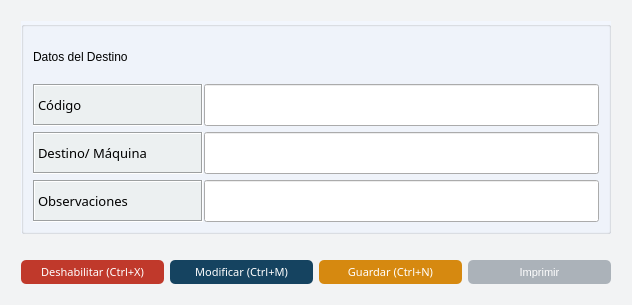
<?xml version="1.0" encoding="UTF-8"?>
<ui version="4.0">
 <class>Detalle_Operario</class>
 <widget class="QWidget" name="Detalle_Operario">
  <property name="geometry">
   <rect>
    <x>0</x>
    <y>0</y>
    <width>632</width>
    <height>305</height>
   </rect>
  </property>
  <property name="sizePolicy">
   <sizepolicy hsizetype="Preferred" vsizetype="Expanding">
    <horstretch>0</horstretch>
    <verstretch>0</verstretch>
   </sizepolicy>
  </property>
  <property name="palette">
   <palette>
    <active>
     <colorrole role="WindowText">
      <brush brushstyle="SolidPattern">
       <color alpha="255">
        <red>0</red>
        <green>0</green>
        <blue>0</blue>
       </color>
      </brush>
     </colorrole>
     <colorrole role="Button">
      <brush brushstyle="SolidPattern">
       <color alpha="255">
        <red>242</red>
        <green>243</green>
        <blue>244</blue>
       </color>
      </brush>
     </colorrole>
     <colorrole role="Light">
      <brush brushstyle="SolidPattern">
       <color alpha="255">
        <red>255</red>
        <green>255</green>
        <blue>255</blue>
       </color>
      </brush>
     </colorrole>
     <colorrole role="Midlight">
      <brush brushstyle="SolidPattern">
       <color alpha="255">
        <red>248</red>
        <green>249</green>
        <blue>249</blue>
       </color>
      </brush>
     </colorrole>
     <colorrole role="Dark">
      <brush brushstyle="SolidPattern">
       <color alpha="255">
        <red>121</red>
        <green>121</green>
        <blue>122</blue>
       </color>
      </brush>
     </colorrole>
     <colorrole role="Mid">
      <brush brushstyle="SolidPattern">
       <color alpha="255">
        <red>161</red>
        <green>162</green>
        <blue>163</blue>
       </color>
      </brush>
     </colorrole>
     <colorrole role="Text">
      <brush brushstyle="SolidPattern">
       <color alpha="255">
        <red>0</red>
        <green>0</green>
        <blue>0</blue>
       </color>
      </brush>
     </colorrole>
     <colorrole role="BrightText">
      <brush brushstyle="SolidPattern">
       <color alpha="255">
        <red>255</red>
        <green>255</green>
        <blue>255</blue>
       </color>
      </brush>
     </colorrole>
     <colorrole role="ButtonText">
      <brush brushstyle="SolidPattern">
       <color alpha="255">
        <red>0</red>
        <green>0</green>
        <blue>0</blue>
       </color>
      </brush>
     </colorrole>
     <colorrole role="Base">
      <brush brushstyle="SolidPattern">
       <color alpha="255">
        <red>255</red>
        <green>255</green>
        <blue>255</blue>
       </color>
      </brush>
     </colorrole>
     <colorrole role="Window">
      <brush brushstyle="SolidPattern">
       <color alpha="255">
        <red>242</red>
        <green>243</green>
        <blue>244</blue>
       </color>
      </brush>
     </colorrole>
     <colorrole role="Shadow">
      <brush brushstyle="SolidPattern">
       <color alpha="255">
        <red>0</red>
        <green>0</green>
        <blue>0</blue>
       </color>
      </brush>
     </colorrole>
     <colorrole role="AlternateBase">
      <brush brushstyle="SolidPattern">
       <color alpha="255">
        <red>248</red>
        <green>249</green>
        <blue>249</blue>
       </color>
      </brush>
     </colorrole>
     <colorrole role="ToolTipBase">
      <brush brushstyle="SolidPattern">
       <color alpha="255">
        <red>255</red>
        <green>255</green>
        <blue>220</blue>
       </color>
      </brush>
     </colorrole>
     <colorrole role="ToolTipText">
      <brush brushstyle="SolidPattern">
       <color alpha="255">
        <red>0</red>
        <green>0</green>
        <blue>0</blue>
       </color>
      </brush>
     </colorrole>
    </active>
    <inactive>
     <colorrole role="WindowText">
      <brush brushstyle="SolidPattern">
       <color alpha="255">
        <red>0</red>
        <green>0</green>
        <blue>0</blue>
       </color>
      </brush>
     </colorrole>
     <colorrole role="Button">
      <brush brushstyle="SolidPattern">
       <color alpha="255">
        <red>242</red>
        <green>243</green>
        <blue>244</blue>
       </color>
      </brush>
     </colorrole>
     <colorrole role="Light">
      <brush brushstyle="SolidPattern">
       <color alpha="255">
        <red>255</red>
        <green>255</green>
        <blue>255</blue>
       </color>
      </brush>
     </colorrole>
     <colorrole role="Midlight">
      <brush brushstyle="SolidPattern">
       <color alpha="255">
        <red>248</red>
        <green>249</green>
        <blue>249</blue>
       </color>
      </brush>
     </colorrole>
     <colorrole role="Dark">
      <brush brushstyle="SolidPattern">
       <color alpha="255">
        <red>121</red>
        <green>121</green>
        <blue>122</blue>
       </color>
      </brush>
     </colorrole>
     <colorrole role="Mid">
      <brush brushstyle="SolidPattern">
       <color alpha="255">
        <red>161</red>
        <green>162</green>
        <blue>163</blue>
       </color>
      </brush>
     </colorrole>
     <colorrole role="Text">
      <brush brushstyle="SolidPattern">
       <color alpha="255">
        <red>0</red>
        <green>0</green>
        <blue>0</blue>
       </color>
      </brush>
     </colorrole>
     <colorrole role="BrightText">
      <brush brushstyle="SolidPattern">
       <color alpha="255">
        <red>255</red>
        <green>255</green>
        <blue>255</blue>
       </color>
      </brush>
     </colorrole>
     <colorrole role="ButtonText">
      <brush brushstyle="SolidPattern">
       <color alpha="255">
        <red>0</red>
        <green>0</green>
        <blue>0</blue>
       </color>
      </brush>
     </colorrole>
     <colorrole role="Base">
      <brush brushstyle="SolidPattern">
       <color alpha="255">
        <red>255</red>
        <green>255</green>
        <blue>255</blue>
       </color>
      </brush>
     </colorrole>
     <colorrole role="Window">
      <brush brushstyle="SolidPattern">
       <color alpha="255">
        <red>242</red>
        <green>243</green>
        <blue>244</blue>
       </color>
      </brush>
     </colorrole>
     <colorrole role="Shadow">
      <brush brushstyle="SolidPattern">
       <color alpha="255">
        <red>0</red>
        <green>0</green>
        <blue>0</blue>
       </color>
      </brush>
     </colorrole>
     <colorrole role="AlternateBase">
      <brush brushstyle="SolidPattern">
       <color alpha="255">
        <red>248</red>
        <green>249</green>
        <blue>249</blue>
       </color>
      </brush>
     </colorrole>
     <colorrole role="ToolTipBase">
      <brush brushstyle="SolidPattern">
       <color alpha="255">
        <red>255</red>
        <green>255</green>
        <blue>220</blue>
       </color>
      </brush>
     </colorrole>
     <colorrole role="ToolTipText">
      <brush brushstyle="SolidPattern">
       <color alpha="255">
        <red>0</red>
        <green>0</green>
        <blue>0</blue>
       </color>
      </brush>
     </colorrole>
    </inactive>
    <disabled>
     <colorrole role="WindowText">
      <brush brushstyle="SolidPattern">
       <color alpha="255">
        <red>121</red>
        <green>121</green>
        <blue>122</blue>
       </color>
      </brush>
     </colorrole>
     <colorrole role="Button">
      <brush brushstyle="SolidPattern">
       <color alpha="255">
        <red>242</red>
        <green>243</green>
        <blue>244</blue>
       </color>
      </brush>
     </colorrole>
     <colorrole role="Light">
      <brush brushstyle="SolidPattern">
       <color alpha="255">
        <red>255</red>
        <green>255</green>
        <blue>255</blue>
       </color>
      </brush>
     </colorrole>
     <colorrole role="Midlight">
      <brush brushstyle="SolidPattern">
       <color alpha="255">
        <red>248</red>
        <green>249</green>
        <blue>249</blue>
       </color>
      </brush>
     </colorrole>
     <colorrole role="Dark">
      <brush brushstyle="SolidPattern">
       <color alpha="255">
        <red>121</red>
        <green>121</green>
        <blue>122</blue>
       </color>
      </brush>
     </colorrole>
     <colorrole role="Mid">
      <brush brushstyle="SolidPattern">
       <color alpha="255">
        <red>161</red>
        <green>162</green>
        <blue>163</blue>
       </color>
      </brush>
     </colorrole>
     <colorrole role="Text">
      <brush brushstyle="SolidPattern">
       <color alpha="255">
        <red>121</red>
        <green>121</green>
        <blue>122</blue>
       </color>
      </brush>
     </colorrole>
     <colorrole role="BrightText">
      <brush brushstyle="SolidPattern">
       <color alpha="255">
        <red>255</red>
        <green>255</green>
        <blue>255</blue>
       </color>
      </brush>
     </colorrole>
     <colorrole role="ButtonText">
      <brush brushstyle="SolidPattern">
       <color alpha="255">
        <red>121</red>
        <green>121</green>
        <blue>122</blue>
       </color>
      </brush>
     </colorrole>
     <colorrole role="Base">
      <brush brushstyle="SolidPattern">
       <color alpha="255">
        <red>242</red>
        <green>243</green>
        <blue>244</blue>
       </color>
      </brush>
     </colorrole>
     <colorrole role="Window">
      <brush brushstyle="SolidPattern">
       <color alpha="255">
        <red>242</red>
        <green>243</green>
        <blue>244</blue>
       </color>
      </brush>
     </colorrole>
     <colorrole role="Shadow">
      <brush brushstyle="SolidPattern">
       <color alpha="255">
        <red>0</red>
        <green>0</green>
        <blue>0</blue>
       </color>
      </brush>
     </colorrole>
     <colorrole role="AlternateBase">
      <brush brushstyle="SolidPattern">
       <color alpha="255">
        <red>242</red>
        <green>243</green>
        <blue>244</blue>
       </color>
      </brush>
     </colorrole>
     <colorrole role="ToolTipBase">
      <brush brushstyle="SolidPattern">
       <color alpha="255">
        <red>255</red>
        <green>255</green>
        <blue>220</blue>
       </color>
      </brush>
     </colorrole>
     <colorrole role="ToolTipText">
      <brush brushstyle="SolidPattern">
       <color alpha="255">
        <red>0</red>
        <green>0</green>
        <blue>0</blue>
       </color>
      </brush>
     </colorrole>
    </disabled>
   </palette>
  </property>
  <property name="windowTitle">
   <string notr="true">Detalles de operario</string>
  </property>
  <property name="windowOpacity">
   <double>13.000000000000000</double>
  </property>
  <layout class="QGridLayout" name="gridLayout_3">
   <item row="0" column="0">
    <layout class="QGridLayout" name="gridLayout" rowstretch="90,0,10" columnstretch="20,0">
     <property name="leftMargin">
      <number>10</number>
     </property>
     <property name="topMargin">
      <number>10</number>
     </property>
     <property name="rightMargin">
      <number>10</number>
     </property>
     <property name="bottomMargin">
      <number>10</number>
     </property>
     <item row="2" column="0" colspan="2">
      <layout class="QHBoxLayout" name="horizontalLayout" stretch="20,20,20,20">
       <item>
        <widget class="QPushButton" name="btn_deshabilitar">
         <property name="sizePolicy">
          <sizepolicy hsizetype="Expanding" vsizetype="Expanding">
           <horstretch>0</horstretch>
           <verstretch>0</verstretch>
          </sizepolicy>
         </property>
         <property name="palette">
          <palette>
           <active>
            <colorrole role="WindowText">
             <brush brushstyle="SolidPattern">
              <color alpha="255">
               <red>255</red>
               <green>255</green>
               <blue>255</blue>
              </color>
             </brush>
            </colorrole>
            <colorrole role="Button">
             <brush brushstyle="SolidPattern">
              <color alpha="255">
               <red>192</red>
               <green>57</green>
               <blue>43</blue>
              </color>
             </brush>
            </colorrole>
            <colorrole role="Light">
             <brush brushstyle="SolidPattern">
              <color alpha="255">
               <red>127</red>
               <green>255</green>
               <blue>191</blue>
              </color>
             </brush>
            </colorrole>
            <colorrole role="Midlight">
             <brush brushstyle="SolidPattern">
              <color alpha="255">
               <red>106</red>
               <green>212</green>
               <blue>159</blue>
              </color>
             </brush>
            </colorrole>
            <colorrole role="Dark">
             <brush brushstyle="SolidPattern">
              <color alpha="255">
               <red>42</red>
               <green>85</green>
               <blue>63</blue>
              </color>
             </brush>
            </colorrole>
            <colorrole role="Mid">
             <brush brushstyle="SolidPattern">
              <color alpha="255">
               <red>56</red>
               <green>113</green>
               <blue>84</blue>
              </color>
             </brush>
            </colorrole>
            <colorrole role="Text">
             <brush brushstyle="SolidPattern">
              <color alpha="255">
               <red>255</red>
               <green>255</green>
               <blue>255</blue>
              </color>
             </brush>
            </colorrole>
            <colorrole role="BrightText">
             <brush brushstyle="SolidPattern">
              <color alpha="255">
               <red>255</red>
               <green>255</green>
               <blue>255</blue>
              </color>
             </brush>
            </colorrole>
            <colorrole role="ButtonText">
             <brush brushstyle="SolidPattern">
              <color alpha="255">
               <red>255</red>
               <green>255</green>
               <blue>255</blue>
              </color>
             </brush>
            </colorrole>
            <colorrole role="Base">
             <brush brushstyle="SolidPattern">
              <color alpha="255">
               <red>192</red>
               <green>57</green>
               <blue>43</blue>
              </color>
             </brush>
            </colorrole>
            <colorrole role="Window">
             <brush brushstyle="SolidPattern">
              <color alpha="255">
               <red>192</red>
               <green>57</green>
               <blue>43</blue>
              </color>
             </brush>
            </colorrole>
            <colorrole role="Shadow">
             <brush brushstyle="SolidPattern">
              <color alpha="255">
               <red>0</red>
               <green>0</green>
               <blue>0</blue>
              </color>
             </brush>
            </colorrole>
            <colorrole role="AlternateBase">
             <brush brushstyle="SolidPattern">
              <color alpha="255">
               <red>170</red>
               <green>212</green>
               <blue>191</blue>
              </color>
             </brush>
            </colorrole>
            <colorrole role="ToolTipBase">
             <brush brushstyle="SolidPattern">
              <color alpha="255">
               <red>255</red>
               <green>255</green>
               <blue>220</blue>
              </color>
             </brush>
            </colorrole>
            <colorrole role="ToolTipText">
             <brush brushstyle="SolidPattern">
              <color alpha="255">
               <red>0</red>
               <green>0</green>
               <blue>0</blue>
              </color>
             </brush>
            </colorrole>
           </active>
           <inactive>
            <colorrole role="WindowText">
             <brush brushstyle="SolidPattern">
              <color alpha="255">
               <red>255</red>
               <green>255</green>
               <blue>255</blue>
              </color>
             </brush>
            </colorrole>
            <colorrole role="Button">
             <brush brushstyle="SolidPattern">
              <color alpha="255">
               <red>192</red>
               <green>57</green>
               <blue>43</blue>
              </color>
             </brush>
            </colorrole>
            <colorrole role="Light">
             <brush brushstyle="SolidPattern">
              <color alpha="255">
               <red>127</red>
               <green>255</green>
               <blue>191</blue>
              </color>
             </brush>
            </colorrole>
            <colorrole role="Midlight">
             <brush brushstyle="SolidPattern">
              <color alpha="255">
               <red>106</red>
               <green>212</green>
               <blue>159</blue>
              </color>
             </brush>
            </colorrole>
            <colorrole role="Dark">
             <brush brushstyle="SolidPattern">
              <color alpha="255">
               <red>42</red>
               <green>85</green>
               <blue>63</blue>
              </color>
             </brush>
            </colorrole>
            <colorrole role="Mid">
             <brush brushstyle="SolidPattern">
              <color alpha="255">
               <red>56</red>
               <green>113</green>
               <blue>84</blue>
              </color>
             </brush>
            </colorrole>
            <colorrole role="Text">
             <brush brushstyle="SolidPattern">
              <color alpha="255">
               <red>255</red>
               <green>255</green>
               <blue>255</blue>
              </color>
             </brush>
            </colorrole>
            <colorrole role="BrightText">
             <brush brushstyle="SolidPattern">
              <color alpha="255">
               <red>255</red>
               <green>255</green>
               <blue>255</blue>
              </color>
             </brush>
            </colorrole>
            <colorrole role="ButtonText">
             <brush brushstyle="SolidPattern">
              <color alpha="255">
               <red>255</red>
               <green>255</green>
               <blue>255</blue>
              </color>
             </brush>
            </colorrole>
            <colorrole role="Base">
             <brush brushstyle="SolidPattern">
              <color alpha="255">
               <red>192</red>
               <green>57</green>
               <blue>43</blue>
              </color>
             </brush>
            </colorrole>
            <colorrole role="Window">
             <brush brushstyle="SolidPattern">
              <color alpha="255">
               <red>192</red>
               <green>57</green>
               <blue>43</blue>
              </color>
             </brush>
            </colorrole>
            <colorrole role="Shadow">
             <brush brushstyle="SolidPattern">
              <color alpha="255">
               <red>0</red>
               <green>0</green>
               <blue>0</blue>
              </color>
             </brush>
            </colorrole>
            <colorrole role="AlternateBase">
             <brush brushstyle="SolidPattern">
              <color alpha="255">
               <red>170</red>
               <green>212</green>
               <blue>191</blue>
              </color>
             </brush>
            </colorrole>
            <colorrole role="ToolTipBase">
             <brush brushstyle="SolidPattern">
              <color alpha="255">
               <red>255</red>
               <green>255</green>
               <blue>220</blue>
              </color>
             </brush>
            </colorrole>
            <colorrole role="ToolTipText">
             <brush brushstyle="SolidPattern">
              <color alpha="255">
               <red>0</red>
               <green>0</green>
               <blue>0</blue>
              </color>
             </brush>
            </colorrole>
           </inactive>
           <disabled>
            <colorrole role="WindowText">
             <brush brushstyle="SolidPattern">
              <color alpha="255">
               <red>255</red>
               <green>255</green>
               <blue>255</blue>
              </color>
             </brush>
            </colorrole>
            <colorrole role="Button">
             <brush brushstyle="SolidPattern">
              <color alpha="255">
               <red>192</red>
               <green>57</green>
               <blue>43</blue>
              </color>
             </brush>
            </colorrole>
            <colorrole role="Light">
             <brush brushstyle="SolidPattern">
              <color alpha="255">
               <red>127</red>
               <green>255</green>
               <blue>191</blue>
              </color>
             </brush>
            </colorrole>
            <colorrole role="Midlight">
             <brush brushstyle="SolidPattern">
              <color alpha="255">
               <red>106</red>
               <green>212</green>
               <blue>159</blue>
              </color>
             </brush>
            </colorrole>
            <colorrole role="Dark">
             <brush brushstyle="SolidPattern">
              <color alpha="255">
               <red>42</red>
               <green>85</green>
               <blue>63</blue>
              </color>
             </brush>
            </colorrole>
            <colorrole role="Mid">
             <brush brushstyle="SolidPattern">
              <color alpha="255">
               <red>56</red>
               <green>113</green>
               <blue>84</blue>
              </color>
             </brush>
            </colorrole>
            <colorrole role="Text">
             <brush brushstyle="SolidPattern">
              <color alpha="255">
               <red>255</red>
               <green>255</green>
               <blue>255</blue>
              </color>
             </brush>
            </colorrole>
            <colorrole role="BrightText">
             <brush brushstyle="SolidPattern">
              <color alpha="255">
               <red>255</red>
               <green>255</green>
               <blue>255</blue>
              </color>
             </brush>
            </colorrole>
            <colorrole role="ButtonText">
             <brush brushstyle="SolidPattern">
              <color alpha="255">
               <red>255</red>
               <green>255</green>
               <blue>255</blue>
              </color>
             </brush>
            </colorrole>
            <colorrole role="Base">
             <brush brushstyle="SolidPattern">
              <color alpha="255">
               <red>192</red>
               <green>57</green>
               <blue>43</blue>
              </color>
             </brush>
            </colorrole>
            <colorrole role="Window">
             <brush brushstyle="SolidPattern">
              <color alpha="255">
               <red>192</red>
               <green>57</green>
               <blue>43</blue>
              </color>
             </brush>
            </colorrole>
            <colorrole role="Shadow">
             <brush brushstyle="SolidPattern">
              <color alpha="255">
               <red>0</red>
               <green>0</green>
               <blue>0</blue>
              </color>
             </brush>
            </colorrole>
            <colorrole role="AlternateBase">
             <brush brushstyle="SolidPattern">
              <color alpha="255">
               <red>85</red>
               <green>170</green>
               <blue>127</blue>
              </color>
             </brush>
            </colorrole>
            <colorrole role="ToolTipBase">
             <brush brushstyle="SolidPattern">
              <color alpha="255">
               <red>255</red>
               <green>255</green>
               <blue>220</blue>
              </color>
             </brush>
            </colorrole>
            <colorrole role="ToolTipText">
             <brush brushstyle="SolidPattern">
              <color alpha="255">
               <red>0</red>
               <green>0</green>
               <blue>0</blue>
              </color>
             </brush>
            </colorrole>
           </disabled>
          </palette>
         </property>
         <property name="font">
          <font>
           <family>Ariall</family>
           <pointsize>-1</pointsize>
          </font>
         </property>
         <property name="styleSheet">
          <string notr="true">#btn_deshabilitar{
	background-color: #C0392B ;
	color: #ffffff;
	font-family: 'Ariall';
	font-size: 11px;
	border-radius: 5px;
	}

#btn_deshabilitar:hover{
	background-color: #DF013A;
	}
</string>
         </property>
         <property name="text">
          <string>Deshabilitar (Ctrl+X)</string>
         </property>
         <property name="icon">
          <iconset>
           <normaloff>../ico/remove_from_database.ico</normaloff>../ico/remove_from_database.ico</iconset>
         </property>
         <property name="iconSize">
          <size>
           <width>40</width>
           <height>40</height>
          </size>
         </property>
        </widget>
       </item>
       <item>
        <widget class="QPushButton" name="btn_modificar">
         <property name="sizePolicy">
          <sizepolicy hsizetype="Expanding" vsizetype="Expanding">
           <horstretch>0</horstretch>
           <verstretch>0</verstretch>
          </sizepolicy>
         </property>
         <property name="font">
          <font>
           <family>Ariall</family>
           <pointsize>-1</pointsize>
          </font>
         </property>
         <property name="styleSheet">
          <string notr="true">/*Estilos para el botón*/
#btn_modificar{
	background-color: #154360;
	color: #ffffff;
	font-family: 'Ariall';
	font-size: 11px;
	border-radius: 5px;
	}

#btn_modificar:hover{
	background-color: #0101DF;
	}

</string>
         </property>
         <property name="text">
          <string>Modificar (Ctrl+M)</string>
         </property>
         <property name="icon">
          <iconset>
           <normaloff>../ico/edit.ico</normaloff>../ico/edit.ico</iconset>
         </property>
         <property name="iconSize">
          <size>
           <width>40</width>
           <height>40</height>
          </size>
         </property>
         <property name="checkable">
          <bool>false</bool>
         </property>
         <property name="autoDefault">
          <bool>false</bool>
         </property>
        </widget>
       </item>
       <item>
        <widget class="QPushButton" name="btn_nuevo">
         <property name="sizePolicy">
          <sizepolicy hsizetype="Expanding" vsizetype="Expanding">
           <horstretch>0</horstretch>
           <verstretch>0</verstretch>
          </sizepolicy>
         </property>
         <property name="font">
          <font>
           <family>Ariall</family>
           <pointsize>-1</pointsize>
          </font>
         </property>
         <property name="styleSheet">
          <string notr="true">/*Estilos para el botón*/

#btn_nuevo{
	background-color: #D68910  ;
	color: #ffffff;
	font-family: 'Ariall';
	font-size: 11px;
	border-radius: 5px;
	}

#btn_nuevo:hover{
	background-color: #F1C40F ;
	}

</string>
         </property>
         <property name="text">
          <string>Guardar (Ctrl+N)</string>
         </property>
         <property name="icon">
          <iconset>
           <normaloff>../ico/save.ico</normaloff>../ico/save.ico</iconset>
         </property>
         <property name="iconSize">
          <size>
           <width>40</width>
           <height>40</height>
          </size>
         </property>
        </widget>
       </item>
       <item>
        <widget class="QPushButton" name="btn_imprimir">
         <property name="sizePolicy">
          <sizepolicy hsizetype="Expanding" vsizetype="Expanding">
           <horstretch>0</horstretch>
           <verstretch>0</verstretch>
          </sizepolicy>
         </property>
         <property name="styleSheet">
          <string notr="true">#btn_imprimir{
	background-color: #ABB2B9;
	color: #ffffff;
	font-family: 'Ariall';
	font-size: 11px;
	border-radius: 5px;
	}

#btn_imprimir:hover{
	background-color: #D0D3D4 ;
	}</string>
         </property>
         <property name="text">
          <string>Imprimir</string>
         </property>
         <property name="icon">
          <iconset>
           <normaloff>../ico/hardware-page-peripheral-print-printer-icon--icon-search-engine-13.png</normaloff>../ico/hardware-page-peripheral-print-printer-icon--icon-search-engine-13.png</iconset>
         </property>
         <property name="iconSize">
          <size>
           <width>40</width>
           <height>40</height>
          </size>
         </property>
        </widget>
       </item>
      </layout>
     </item>
     <item row="0" column="0" colspan="2">
      <widget class="QGroupBox" name="groupBox_2">
       <property name="font">
        <font>
         <family>Arial</family>
         <pointsize>10</pointsize>
         <weight>75</weight>
         <bold>true</bold>
        </font>
       </property>
       <property name="styleSheet">
        <string notr="true">#groupBox_2{
	background-color: #F2F6FD;
	}</string>
       </property>
       <property name="title">
        <string/>
       </property>
       <layout class="QGridLayout" name="gridLayout_5" columnstretch="30,70">
        <property name="horizontalSpacing">
         <number>1</number>
        </property>
        <item row="3" column="1">
         <widget class="QLineEdit" name="ope_nombre">
          <property name="enabled">
           <bool>true</bool>
          </property>
          <property name="sizePolicy">
           <sizepolicy hsizetype="Expanding" vsizetype="Expanding">
            <horstretch>0</horstretch>
            <verstretch>0</verstretch>
           </sizepolicy>
          </property>
          <property name="font">
           <font>
            <family>DokChampa</family>
            <pointsize>10</pointsize>
            <weight>50</weight>
            <bold>false</bold>
           </font>
          </property>
          <property name="text">
           <string/>
          </property>
         </widget>
        </item>
        <item row="1" column="1">
         <widget class="QLineEdit" name="ope_legajo">
          <property name="sizePolicy">
           <sizepolicy hsizetype="Expanding" vsizetype="Expanding">
            <horstretch>0</horstretch>
            <verstretch>0</verstretch>
           </sizepolicy>
          </property>
          <property name="font">
           <font>
            <family>DokChampa</family>
            <pointsize>10</pointsize>
            <weight>50</weight>
            <bold>false</bold>
           </font>
          </property>
          <property name="text">
           <string/>
          </property>
         </widget>
        </item>
        <item row="1" column="0">
         <widget class="QLabel" name="label_legajo">
          <property name="sizePolicy">
           <sizepolicy hsizetype="Expanding" vsizetype="Expanding">
            <horstretch>0</horstretch>
            <verstretch>0</verstretch>
           </sizepolicy>
          </property>
          <property name="font">
           <font>
            <family>DokChampa</family>
            <pointsize>10</pointsize>
            <weight>50</weight>
            <bold>false</bold>
           </font>
          </property>
          <property name="styleSheet">
           <string notr="true">#label_legajo{
	background-color: #ECF0F1;
	}</string>
          </property>
          <property name="frameShape">
           <enum>QFrame::Box</enum>
          </property>
          <property name="frameShadow">
           <enum>QFrame::Sunken</enum>
          </property>
          <property name="text">
           <string>Código</string>
          </property>
         </widget>
        </item>
        <item row="3" column="0">
         <widget class="QLabel" name="label_nombre">
          <property name="sizePolicy">
           <sizepolicy hsizetype="Expanding" vsizetype="Preferred">
            <horstretch>0</horstretch>
            <verstretch>0</verstretch>
           </sizepolicy>
          </property>
          <property name="font">
           <font>
            <family>DokChampa</family>
            <pointsize>10</pointsize>
            <weight>50</weight>
            <bold>false</bold>
           </font>
          </property>
          <property name="styleSheet">
           <string notr="true">#label_nombre{
	background-color: #ECF0F1;
	}</string>
          </property>
          <property name="frameShape">
           <enum>QFrame::Box</enum>
          </property>
          <property name="frameShadow">
           <enum>QFrame::Sunken</enum>
          </property>
          <property name="text">
           <string>Observaciones</string>
          </property>
         </widget>
        </item>
        <item row="2" column="1">
         <widget class="QLineEdit" name="ope_apellido">
          <property name="sizePolicy">
           <sizepolicy hsizetype="Expanding" vsizetype="Expanding">
            <horstretch>0</horstretch>
            <verstretch>0</verstretch>
           </sizepolicy>
          </property>
          <property name="font">
           <font>
            <family>DokChampa</family>
            <pointsize>10</pointsize>
            <weight>50</weight>
            <bold>false</bold>
           </font>
          </property>
          <property name="text">
           <string/>
          </property>
         </widget>
        </item>
        <item row="2" column="0">
         <widget class="QLabel" name="label_apellido">
          <property name="sizePolicy">
           <sizepolicy hsizetype="Expanding" vsizetype="Expanding">
            <horstretch>0</horstretch>
            <verstretch>0</verstretch>
           </sizepolicy>
          </property>
          <property name="font">
           <font>
            <family>DokChampa</family>
            <pointsize>10</pointsize>
            <weight>50</weight>
            <bold>false</bold>
           </font>
          </property>
          <property name="styleSheet">
           <string notr="true">#label_apellido{
	background-color: #ECF0F1;
	}</string>
          </property>
          <property name="frameShape">
           <enum>QFrame::Box</enum>
          </property>
          <property name="frameShadow">
           <enum>QFrame::Sunken</enum>
          </property>
          <property name="text">
           <string>Destino/ Máquina</string>
          </property>
         </widget>
        </item>
        <item row="0" column="0">
         <widget class="QLabel" name="label">
          <property name="sizePolicy">
           <sizepolicy hsizetype="Expanding" vsizetype="Expanding">
            <horstretch>0</horstretch>
            <verstretch>0</verstretch>
           </sizepolicy>
          </property>
          <property name="text">
           <string>Datos del Destino</string>
          </property>
         </widget>
        </item>
       </layout>
      </widget>
     </item>
     <item row="1" column="0" colspan="2">
      <spacer name="horizontalSpacer">
       <property name="orientation">
        <enum>Qt::Horizontal</enum>
       </property>
       <property name="sizeHint" stdset="0">
        <size>
         <width>40</width>
         <height>20</height>
        </size>
       </property>
      </spacer>
     </item>
    </layout>
   </item>
  </layout>
 </widget>
 <tabstops>
  <tabstop>ope_legajo</tabstop>
  <tabstop>ope_apellido</tabstop>
  <tabstop>ope_nombre</tabstop>
  <tabstop>btn_deshabilitar</tabstop>
  <tabstop>btn_modificar</tabstop>
  <tabstop>btn_imprimir</tabstop>
 </tabstops>
 <resources/>
 <connections/>
</ui>
